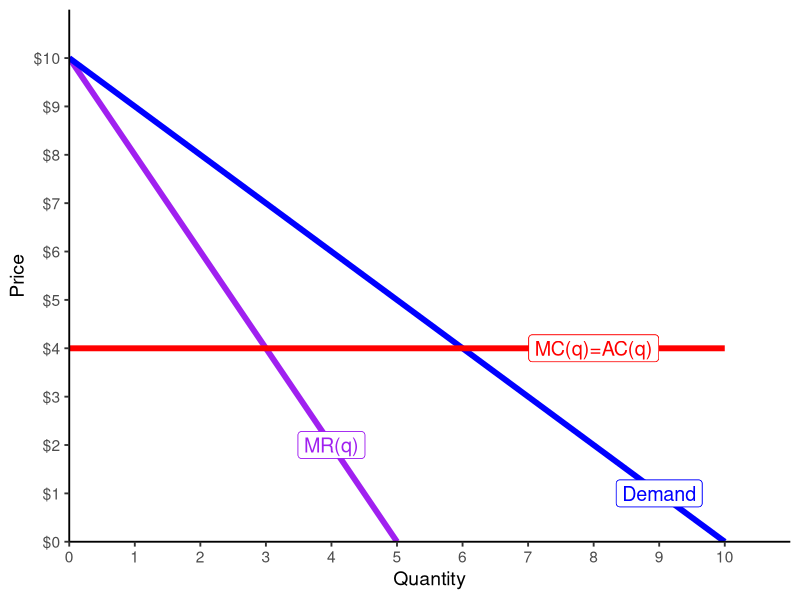
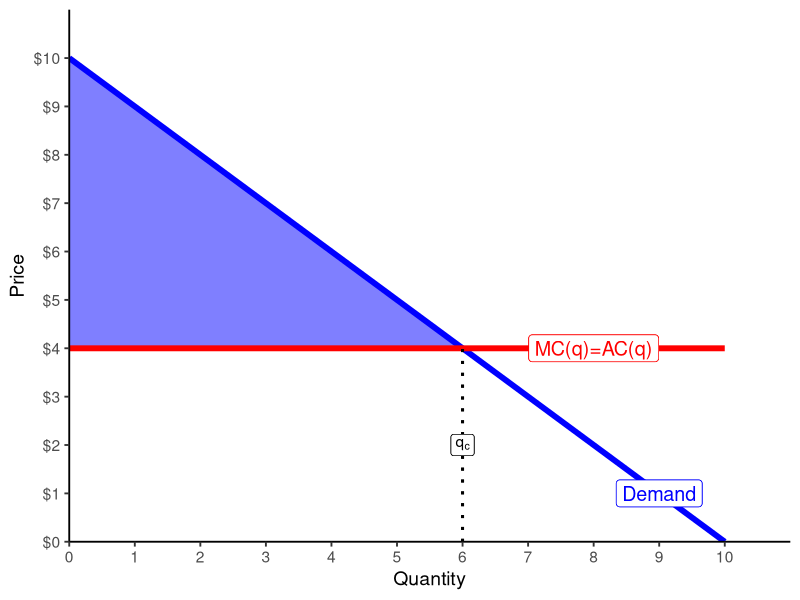
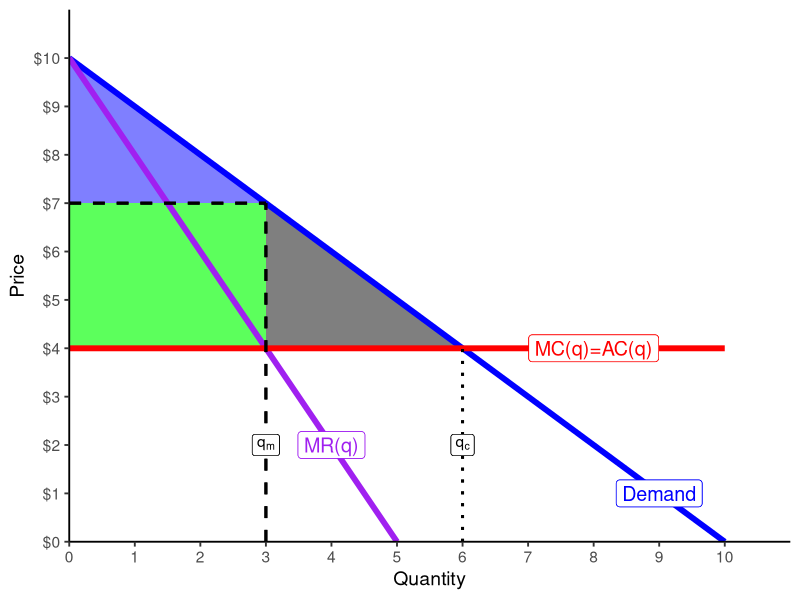
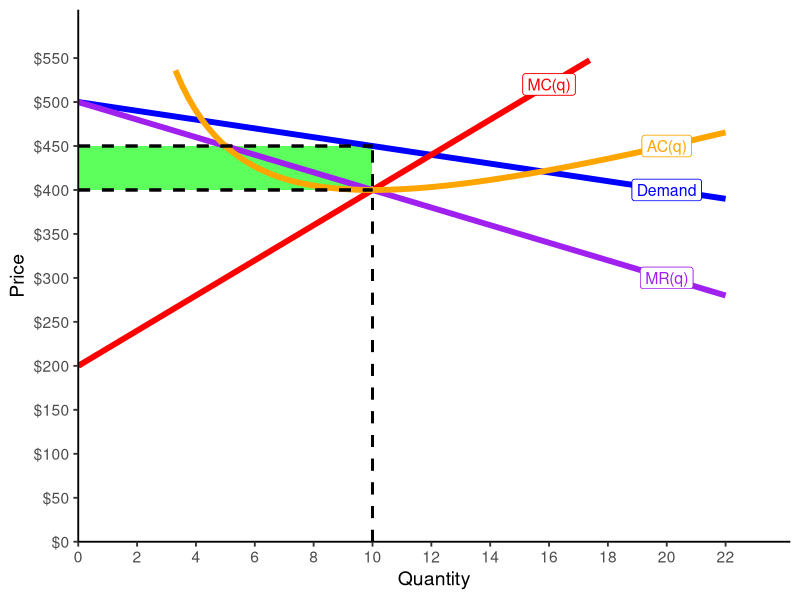
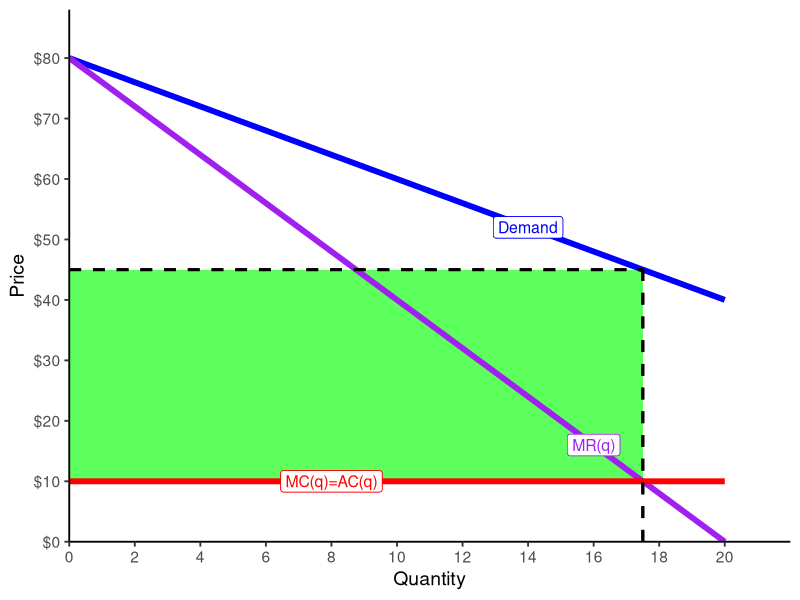
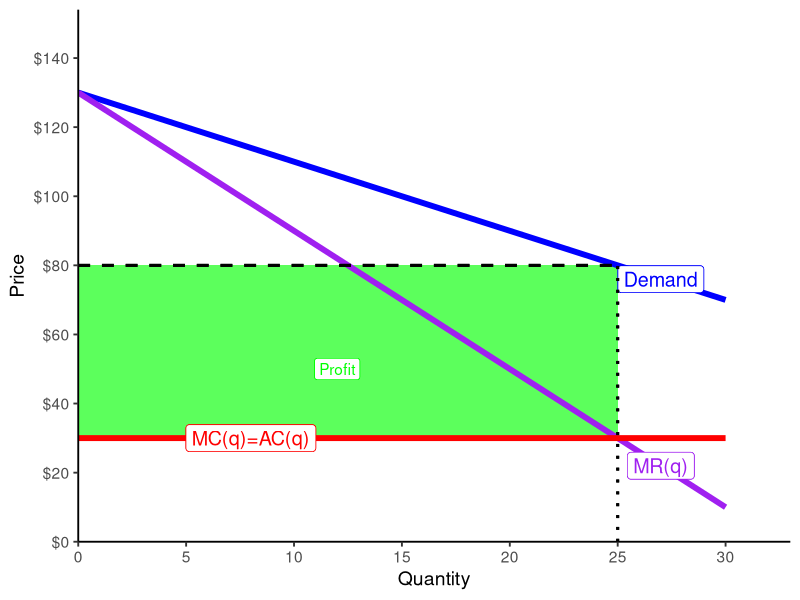
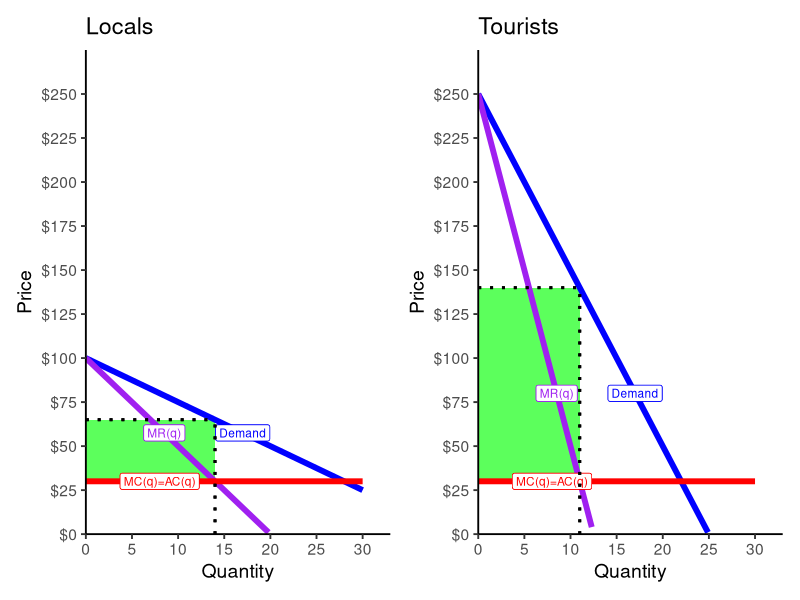

The R script that drew these images, in order:
## ---- chunk 1
knitr::opts_chunk$set(echo = FALSE,
                      warning = FALSE,
                      message = FALSE,
                      fig.retina = 3,
                      fig.align = "center")
library(tidyverse)
## ---- chunk 2
demand<-function(x){10-x}
mc<-function(x){4}
mr<-function(x){10-2*x}

ggplot(data.frame(x=c(0,10)), aes(x=x))+
  stat_function(fun=mr, geom="line", size=2, color = "purple")+
    geom_label(aes(x=4,y=mr(4)), color = "purple", label="MR(q)", size = 5)+
  stat_function(fun=demand, geom="line", size=2, color = "blue")+
    geom_label(aes(x=9,y=demand(9)), color = "blue", label="Demand", size = 5)+
  stat_function(fun=mc, geom="line", size=2, color = "red")+
    geom_label(aes(x=8,y=mc(8)), color = "red", label="MC(q)=AC(q)", size = 5)+
  #geom_segment(x=2800, xend=2800, y=0, yend=160, size=1, linetype="dotted")+
  #geom_segment(x=0, xend=2800, y=160, yend=160, size=1, linetype="dotted")+
  #geom_label(x=2800,y=75,label="q*=2800")+
  #geom_label(x=1400,y=160,label="p*=$160")+
    scale_x_continuous(breaks=seq(0,10,1),
                     limits=c(0,10),
                     expand=expand_scale(mult=c(0,0.1)))+
  scale_y_continuous(breaks=seq(0,10,1),
                     limits=c(0,10),
                     labels=scales::dollar,
                     expand=expand_scale(mult=c(0,0.1)))+
  guides(fill=F)+
  labs(x = "Quantity",
       y = "Price")+
  theme_classic(base_size=14)
## ---- chunk 3
demand<-function(x){10-x}
mc<-function(x){4}

cs_1<-tribble(
  ~x, ~y,
  0,10,
  0,4,
  6,4
)

ggplot(data.frame(x=c(0,10)), aes(x=x))+
  geom_polygon(data=cs_1, aes(x=x,y=y), fill="blue", alpha=0.5)+
  stat_function(fun=demand, geom="line", size=2, color = "blue")+
    geom_label(aes(x=9,y=demand(9)), color = "blue", label="Demand", size = 5)+
  stat_function(fun=mc, geom="line", size=2, color = "red")+
    geom_label(aes(x=8,y=mc(8)), color = "red", label="MC(q)=AC(q)", size = 5)+
  geom_segment(x=6, xend=6, y=0, yend=4, size=1, linetype="dotted")+
  geom_label(x=6,y=2,label=expression(q[c]))+
    scale_x_continuous(breaks=seq(0,10,1),
                     limits=c(0,10),
                     expand=expand_scale(mult=c(0,0.1)))+
  scale_y_continuous(breaks=seq(0,10,1),
                     limits=c(0,10),
                     labels=scales::dollar,
                     expand=expand_scale(mult=c(0,0.1)))+
  guides(fill=F)+
  labs(x = "Quantity",
       y = "Price")+
  theme_classic(base_size=14)
## ---- chunk 4

cs_2<-tribble(
  ~x, ~y,
  0,10,
  0,7,
  3,7
)

dwl<-tribble(
  ~x, ~y,
  3,7,
  3,4,
  6,4
)

ggplot(data.frame(x=c(0,10)), aes(x=x))+
  geom_polygon(data=cs_2, aes(x=x,y=y), fill="blue", alpha=0.5)+
  geom_polygon(data=dwl, aes(x=x,y=y), fill="black", alpha=0.5)+
  geom_rect(xmin=0,xmax=3,ymin=4,ymax=7, fill="green",alpha=0.4)+
  stat_function(fun=demand, geom="line", size=2, color = "blue")+
    geom_label(aes(x=9,y=demand(9)), color = "blue", label="Demand", size = 5)+
  stat_function(fun=mr, geom="line", size=2, color = "purple")+
    geom_label(aes(x=4,y=mr(4)), color = "purple", label="MR(q)", size = 5)+
  stat_function(fun=mc, geom="line", size=2, color = "red")+
    geom_label(aes(x=8,y=mc(8)), color = "red", label="MC(q)=AC(q)", size = 5)+
  geom_segment(x=6, xend=6, y=0, yend=4, size=1, linetype="dotted")+
  geom_label(x=6,y=2,label=expression(q[c]))+
  geom_segment(x=0, xend=3, y=7, yend=7, size=1, linetype="dashed")+
  geom_segment(x=3, xend=3, y=0, yend=7, size=1, linetype="dashed")+
  geom_label(x=3,y=2,label=expression(q[m]))+
    scale_x_continuous(breaks=seq(0,10,1),
                     limits=c(0,10),
                     expand=expand_scale(mult=c(0,0.1)))+
  scale_y_continuous(breaks=seq(0,10,1),
                     limits=c(0,10),
                     labels=scales::dollar,
                     expand=expand_scale(mult=c(0,0.1)))+
  guides(fill=F)+
  labs(x = "Quantity",
       y = "Price")+
  theme_classic(base_size=14)
## ---- chunk 5
demand_rest<-function(x){500-5*x}
mr_rest<-function(x){500-10*x}
mc_rest<-function(x){20*x+200}
ac_rest<-function(x){10*x+200+1000/x}

ggplot(data.frame(x=c(0,10)), aes(x=x))+
  geom_rect(xmin=0,xmax=10,ymin=400,ymax=450, fill="green", alpha=0.4)+
  stat_function(fun=demand_rest, geom="line", size=2, color = "blue")+
    geom_label(aes(x=20,y=demand_rest(20)), color = "blue", label="Demand", size = 4)+
  stat_function(fun=mr_rest, geom="line", size=2, color = "purple")+
    geom_label(aes(x=20,y=mr_rest(20)), color = "purple", label="MR(q)", size = 4)+
  stat_function(fun=mc_rest, geom="line", size=2, color = "red")+
    geom_label(aes(x=16,y=mc_rest(16)), color = "red", label="MC(q)", size = 4)+
  stat_function(fun=ac_rest, geom="line", size=2, color = "orange")+
    geom_label(aes(x=20,y=ac_rest(20)), color = "orange", label="AC(q)", size = 4)+
  geom_segment(x=0, xend=10, y=450, yend=450, size=1, linetype="dashed")+
  geom_segment(x=10, xend=10, y=0, yend=450, size=1, linetype="dashed")+
  geom_segment(x=0, xend=10, y=400, yend=400, size=1, linetype="dashed")+
    scale_x_continuous(breaks=seq(0,22,2),
                     limits=c(0,22),
                     expand=expand_scale(mult=c(0,0.1)))+
  scale_y_continuous(breaks=seq(0,550,50),
                     limits=c(0,550),
                     labels=scales::dollar,
                     expand=expand_scale(mult=c(0,0.1)))+
  guides(fill=F)+
  labs(x = "Quantity",
       y = "Price")+
  theme_classic(base_size=14)
## ---- chunk 6
demand_bent<-function(x){80-2*x}
mr_bent<-function(x){80-4*x}
mc_bent<-function(x){10}

ggplot(data.frame(x=c(0,10)), aes(x=x))+
  geom_rect(xmin=0,xmax=17.5,ymin=10,ymax=45, fill="green", alpha=0.4)+
  stat_function(fun=demand_bent, geom="line", size=2, color = "blue")+
    geom_label(aes(x=14,y=demand_bent(14)), color = "blue", label="Demand", size = 4)+
  stat_function(fun=mr_bent, geom="line", size=2, color = "purple")+
    geom_label(aes(x=16,y=mr_bent(16)), color = "purple", label="MR(q)", size = 4)+
  stat_function(fun=mc_bent, geom="line", size=2, color = "red")+
    geom_label(aes(x=8,y=mc_bent(8)), color = "red", label="MC(q)=AC(q)", size = 4)+
  geom_segment(x=0, xend=17.5, y=45, yend=45, size=1, linetype="dashed")+
  geom_segment(x=17.5, xend=17.5, y=0, yend=45, size=1, linetype="dashed")+
    scale_x_continuous(breaks=seq(0,20,2),
                     limits=c(0,20),
                     expand=expand_scale(mult=c(0,0.1)))+
  scale_y_continuous(breaks=seq(0,80,10),
                     limits=c(0,80),
                     labels=scales::dollar,
                     expand=expand_scale(mult=c(0,0.1)))+
  guides(fill=F)+
  labs(x = "Quantity",
       y = "Price")+
  theme_classic(base_size=14)
## ---- chunk 7
pd_total_demand<-function(x){130-2*x}
pd_total_mr<-function(x){130-4*x}
pd_mc<-function(x){30}

ggplot(data.frame(x=c(0,10)), aes(x=x))+
  geom_rect(xmin=0,xmax=25,ymin=30,ymax=80, fill="green",alpha=0.4)+
  stat_function(fun=pd_total_demand, geom="line", size=2, color = "blue")+
    geom_label(aes(x=27,y=pd_total_demand(27)), color = "blue", label="Demand", size = 5)+
  stat_function(fun=pd_total_mr, geom="line", size=2, color = "purple")+
    geom_label(aes(x=27,y=pd_total_mr(27)), color = "purple", label="MR(q)", size = 5)+
  stat_function(fun=pd_mc, geom="line", size=2, color = "red")+
    geom_label(aes(x=8,y=pd_mc(8)), color = "red", label="MC(q)=AC(q)", size = 5)+
  
  geom_label(x=12,y=50,label="Profit", color="green")+

  geom_segment(x=25, xend=25, y=0, yend=80, size=1, linetype="dotted")+
  geom_segment(x=0, xend=25, y=80, yend=80, size=1, linetype="dashed")+
    scale_x_continuous(breaks=seq(0,30,5),
                     limits=c(0,30),
                     expand=expand_scale(mult=c(0,0.1)))+
  scale_y_continuous(breaks=seq(0,140,20),
                    labels=scales::dollar,
                     limits=c(0,140),
                     expand=expand_scale(mult=c(0,0.1)))+
  guides(fill=F)+
  labs(x = "Quantity",
       y = "Price")+
  theme_classic(base_size=14)
## ---- chunk 8
library(patchwork)
pd_local_demand<-function(x){100-2.5*x}
pd_local_mr<-function(x){100-5*x}

locals<-ggplot(data.frame(x=c(0,10)), aes(x=x))+
  geom_rect(xmin=0,xmax=14,ymin=30,ymax=65, fill="green",alpha=0.4)+
  stat_function(fun=pd_local_demand, geom="line", size=2, color = "blue")+
    geom_label(aes(x=17,y=pd_local_demand(17)), color = "blue", label="Demand", size = 3)+
  stat_function(fun=pd_local_mr, geom="line", size=2, color = "purple")+
    geom_label(aes(x=8.5,y=pd_local_mr(8.5)), color = "purple", label="MR(q)", size = 3)+
  stat_function(fun=pd_mc, geom="line", size=2, color = "red")+
    geom_label(aes(x=8,y=pd_mc(8)), color = "red", label="MC(q)=AC(q)", size = 3)+

  geom_segment(x=0, xend=14, y=65, yend=65, size=1, linetype="dotted")+
    geom_segment(x=14, xend=14, y=0, yend=65, size=1, linetype="dotted")+

    scale_x_continuous(breaks=seq(0,30,5),
                     limits=c(0,30),
                     expand=expand_scale(mult=c(0,0.1)))+
  scale_y_continuous(breaks=seq(0,250,25),
                    labels=scales::dollar,
                     limits=c(0,250),
                     expand=expand_scale(mult=c(0,0.1)))+
  guides(fill=F)+
  labs(x = "Quantity",
       y = "Price",
       title = "Locals")+
  theme_classic(base_size=14)

pd_tourist_demand<-function(x){250-10*x}
pd_tourist_mr<-function(x){250-20*x}

tourists<-ggplot(data.frame(x=c(0,10)), aes(x=x))+
  geom_rect(xmin=0,xmax=11,ymin=30,ymax=140, fill="green",alpha=0.4)+
  stat_function(fun=pd_tourist_demand, geom="line", size=2, color = "blue")+
    geom_label(aes(x=17,y=pd_tourist_demand(17)), color = "blue", label="Demand", size = 3)+
  stat_function(fun=pd_tourist_mr, geom="line", size=2, color = "purple")+
    geom_label(aes(x=8.5,y=pd_tourist_mr(8.5)), color = "purple", label="MR(q)", size = 3)+
  stat_function(fun=pd_mc, geom="line", size=2, color = "red")+
    geom_label(aes(x=8,y=pd_mc(8)), color = "red", label="MC(q)=AC(q)", size = 3)+
  
  geom_segment(x=11, xend=11, y=0, yend=140, size=1, linetype="dotted")+
  geom_segment(x=0, xend=11, y=140, yend=140, size=1, linetype="dotted")+
    scale_x_continuous(breaks=seq(0,30,5),
                     limits=c(0,30),
                     expand=expand_scale(mult=c(0,0.1)))+
  scale_y_continuous(breaks=seq(0,250,25),
                    labels=scales::dollar,
                     limits=c(0,250),
                     expand=expand_scale(mult=c(0,0.1)))+
  guides(fill=F)+
  labs(x = "Quantity",
       y = "Price",
       title = "Tourists")+
  theme_classic(base_size=14)

locals + tourists
